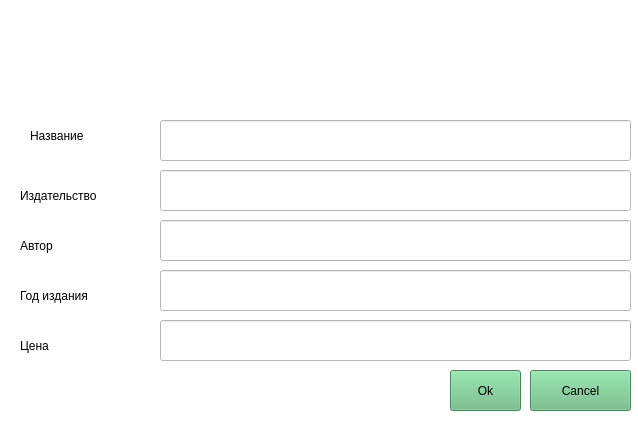
<?xml version="1.0" encoding="UTF-8"?>
<ui version="4.0">
 <class>Form</class>
 <widget class="QWidget" name="Form">
  <property name="geometry">
   <rect>
    <x>0</x>
    <y>0</y>
    <width>638</width>
    <height>428</height>
   </rect>
  </property>
  <property name="minimumSize">
   <size>
    <width>100</width>
    <height>100</height>
   </size>
  </property>
  <property name="windowTitle">
   <string>Добавление/Редактирование книг</string>
  </property>
  <property name="windowIcon">
   <iconset>
    <normaloff>../../../Downloads/free-icon-open-book-2702134.png</normaloff>../../../Downloads/free-icon-open-book-2702134.png</iconset>
  </property>
  <property name="styleSheet">
   <string notr="true">background-color: rgb(255, 255, 255);</string>
  </property>
  <widget class="QPushButton" name="pushButton">
   <property name="geometry">
    <rect>
     <x>530</x>
     <y>370</y>
     <width>101</width>
     <height>41</height>
    </rect>
   </property>
   <property name="styleSheet">
    <string notr="true">font: 12pt &quot;Segoe UI&quot;;

background-color: rgb(103, 186, 128);</string>
   </property>
   <property name="text">
    <string>Cancel</string>
   </property>
  </widget>
  <widget class="QLabel" name="label">
   <property name="geometry">
    <rect>
     <x>20</x>
     <y>10</y>
     <width>131</width>
     <height>100</height>
    </rect>
   </property>
   <property name="minimumSize">
    <size>
     <width>100</width>
     <height>100</height>
    </size>
   </property>
   <property name="styleSheet">
    <string notr="true">font: 18pt &quot;Impact&quot;;</string>
   </property>
   <property name="text">
    <string/>
   </property>
   <property name="pixmap">
    <pixmap>../../../Downloads/free-icon-open-book-2702134.png</pixmap>
   </property>
   <property name="scaledContents">
    <bool>true</bool>
   </property>
  </widget>
  <widget class="QPushButton" name="pushButton_2">
   <property name="geometry">
    <rect>
     <x>450</x>
     <y>370</y>
     <width>71</width>
     <height>41</height>
    </rect>
   </property>
   <property name="styleSheet">
    <string notr="true">font: 12pt &quot;Segoe UI&quot;;

background-color: rgb(103, 186, 128);</string>
   </property>
   <property name="text">
    <string>Ok</string>
   </property>
  </widget>
  <widget class="QLineEdit" name="lineEdit">
   <property name="geometry">
    <rect>
     <x>160</x>
     <y>120</y>
     <width>471</width>
     <height>41</height>
    </rect>
   </property>
  </widget>
  <widget class="QLabel" name="label_2">
   <property name="geometry">
    <rect>
     <x>30</x>
     <y>120</y>
     <width>101</width>
     <height>31</height>
    </rect>
   </property>
   <property name="styleSheet">
    <string notr="true">font: 12pt &quot;Segoe UI&quot;;</string>
   </property>
   <property name="text">
    <string>Название</string>
   </property>
  </widget>
  <widget class="QLabel" name="label_3">
   <property name="geometry">
    <rect>
     <x>20</x>
     <y>180</y>
     <width>131</width>
     <height>31</height>
    </rect>
   </property>
   <property name="styleSheet">
    <string notr="true">font: 12pt &quot;Segoe UI&quot;;</string>
   </property>
   <property name="text">
    <string>Издательство</string>
   </property>
  </widget>
  <widget class="QLineEdit" name="lineEdit_2">
   <property name="geometry">
    <rect>
     <x>160</x>
     <y>170</y>
     <width>471</width>
     <height>41</height>
    </rect>
   </property>
  </widget>
  <widget class="QLineEdit" name="lineEdit_3">
   <property name="geometry">
    <rect>
     <x>160</x>
     <y>220</y>
     <width>471</width>
     <height>41</height>
    </rect>
   </property>
  </widget>
  <widget class="QLabel" name="label_4">
   <property name="geometry">
    <rect>
     <x>20</x>
     <y>230</y>
     <width>131</width>
     <height>31</height>
    </rect>
   </property>
   <property name="styleSheet">
    <string notr="true">font: 12pt &quot;Segoe UI&quot;;</string>
   </property>
   <property name="text">
    <string>Автор</string>
   </property>
  </widget>
  <widget class="QLineEdit" name="lineEdit_4">
   <property name="geometry">
    <rect>
     <x>160</x>
     <y>270</y>
     <width>471</width>
     <height>41</height>
    </rect>
   </property>
  </widget>
  <widget class="QLabel" name="label_5">
   <property name="geometry">
    <rect>
     <x>20</x>
     <y>280</y>
     <width>131</width>
     <height>31</height>
    </rect>
   </property>
   <property name="styleSheet">
    <string notr="true">font: 12pt &quot;Segoe UI&quot;;</string>
   </property>
   <property name="text">
    <string>Год издания</string>
   </property>
  </widget>
  <widget class="QLineEdit" name="lineEdit_5">
   <property name="geometry">
    <rect>
     <x>160</x>
     <y>320</y>
     <width>471</width>
     <height>41</height>
    </rect>
   </property>
   <property name="text">
    <string/>
   </property>
  </widget>
  <widget class="QLabel" name="label_6">
   <property name="geometry">
    <rect>
     <x>20</x>
     <y>330</y>
     <width>131</width>
     <height>31</height>
    </rect>
   </property>
   <property name="styleSheet">
    <string notr="true">font: 12pt &quot;Segoe UI&quot;;</string>
   </property>
   <property name="text">
    <string>Цена</string>
   </property>
  </widget>
 </widget>
 <resources/>
 <connections/>
</ui>
